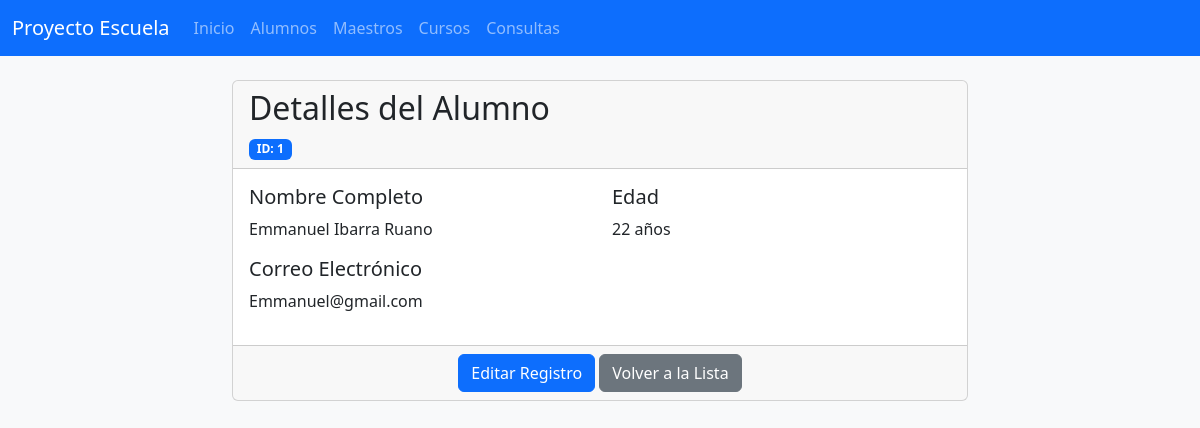
/alumnos/detalles?id=1, run on the app's committed database.
### models.py (models this page shows, shortened)
class Alumnos(db.Model):
    __tablename__ = 'alumnos'
    id = db.Column(db.Integer, primary_key=True)
    nombre = db.Column(db.String(250), nullable=False)
    apaterno = db.Column(db.String(50), nullable=False)
    amaterno = db.Column(db.String(150), nullable=False)
    edad = db.Column(db.Integer, nullable=False)
    email = db.Column(db.String(50), nullable=False)
    created_date = db.Column(db.DateTime, default=datetime.datetime.now)
    inscripciones = db.relationship('Inscripcion', back_populates='alumno', cascade='all, delete-orphan')

### alumnos/routes.py (the view)
@alumnos_bp.route("/alumnos/detalles", methods=['GET'])
def detalles():
    id_str = request.args.get('id')
    id = int(id_str) if id_str else None
    alum1 = db.session.get(Alumnos, id) if id else None
    if not alum1:
        flash("Alumno no encontrado")
        return redirect(url_for('alumnos.lista_alumnos'))
    return render_template(
        'alumnos/detalles.html',
        id=alum1.id,
        nombre=alum1.nombre,
        apaterno=alum1.apaterno,
        amaterno=alum1.amaterno,
        edad=alum1.edad,
        email=alum1.email
    )

### templates/alumnos/detalles.html
{% extends "layout.html" %}
{% block container %}
<div class="row justify-content-center">
    <div class="col-md-8">
        <div class="card">
            <div class="card-header">
                <h2>Detalles del Alumno</h2>
                <span class="badge bg-primary">ID: {{ id }}</span>
            </div>
            <div class="card-body">
                <div class="row">
                    <div class="col-md-6">
                        <h5>Nombre Completo</h5>
                        <p>{{ nombre }} {{ apaterno }} {{ amaterno }}</p>
                    </div>
                    <div class="col-md-6">
                        <h5>Edad</h5>
                        <p>{{ edad }} años</p>
                    </div>
                </div>
                <div class="row">
                    <div class="col-12">
                        <h5>Correo Electrónico</h5>
                        <p>{{ email }}</p>
                    </div>
                </div>
            </div>
            <div class="card-footer text-center">
                <a href="{{ url_for('alumnos.modificar', id=id) }}" class="btn btn-primary">Editar Registro</a>
                <a href="{{ url_for('alumnos.lista_alumnos') }}" class="btn btn-secondary">Volver a la Lista</a>
            </div>
        </div>
    </div>
</div>
{% endblock %}

### data on the page
Alumnos: nombre "Emmanuel", apaterno "Ibarra", amaterno "Ruano", email "Emmanuel@gmail.com"

### other printed values
{{ id }} "1"
{{ edad }} "22"
